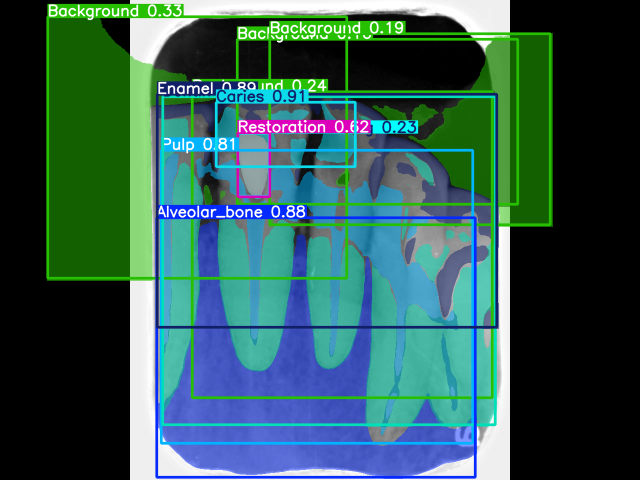
#> input picture v4.42/runs/segment/predict/caries-0.6741573-260-760_1_2022052768.png, 1280 x 960 px, found by its file name (shown at 1/2 size)
$ jupyter execute --allow-errors 'Dental Caries.ipynb'
#> lines starting #> are read from the running program, lines starting #| are printed output that depends on the picture
# 預測caries

模型完整樣子

[cell 1]
from ultralytics import YOLO
import os
import cv2

# 設定模型的權重檔路徑
model_path = 'dentistry_yolov9e-seg_all_20240815_4.34.pt'

# 設定推理圖像的資料夾路徑
image_folder = 'data/pic/origin'

# 載入 YOLO 模型
#> (the rest of this cell did not finish here and is left out)

[cell 2]
from ultralytics import YOLO
import os
import cv2
import numpy as np
import matplotlib.pyplot as plt  # 載入 matplotlib

# 設定模型的權重檔路徑
model_path = 'dentistry_yolov9e-seg_all_20240815_4.34.pt'

# 設定推理圖像的資料夾路徑
image_folder = 'data/pic/origin'

# 載入 YOLO 模型
#> (the rest of this cell did not finish here and is left out)

[cell 3]
import matplotlib.pyplot as plt
def show_img_by_path(img_path):
    test_img=cv2.cvtColor(cv2.imread(img_path),cv2.COLOR_BGR2RGB)
    plt.imshow(test_img)
    plt.show()
show_img_by_path('data/pic/runs/segment/predict2/caries-0.6741573-260-760_1_2022052768.png')

[cell 4]
# 查看模型標籤
from ultralytics import YOLO

# 載入 YOLOv8 模型
model_path = 'dentistry_yolov9e-seg_all_20240815_4.34.pt'
#> (the rest of this cell did not finish here and is left out)

標記蛀牙位置

[cell 5]
from ultralytics import YOLO
import os
import cv2  # 載入 OpenCV 用於圖像處理
import numpy as np  # 載入 NumPy 用於數據處理

# 設定模型的權重檔路徑
model_path = 'dentistry_yolov9e-seg_all_20240815_4.34.pt'

# 設定推理圖像的資料夾路徑
image_folder = 'data/pic/origin'
# 載入 YOLO 模型
#> (the rest of this cell did not finish here and is left out)

[cell 6]
show_img_by_path('data/pic/result\caries-0.6741573-260-760_1_2022052768.png')

[cell 7]
from ultralytics import YOLO
import os
import cv2
import numpy as np

# 設定模型的權重檔路徑
model_path = 'dentistry_yolov9e-seg_all_20240815_4.34.pt'

# 設定推理圖像的資料夾路徑
image_folder = 'data/pic/origin'
#> (the rest of this cell did not finish here and is left out)

[cell 8]
import os
import cv2

# 定義資料夾路徑
folder1 = 'data/pic/origin'
folder2 = 'data/pic/result'
folder3 = 'data/pic/color'
output_folder = 'data/pic/output1'

# 檢查並創建輸出資料夾
if not os.path.exists(output_folder):
    os.makedirs(output_folder)

# 獲取資料夾中的圖片名稱列表
image_filenames = os.listdir(folder1)

for filename in image_filenames:
    img_path1 = os.path.join(folder1, filename)  # 原圖
    img_path2 = os.path.join(folder2, filename)  # 結果檔案
    img_path3 = os.path.join(folder3, filename)  # 其他檔案

    # 印出檔案路徑以進行調試
    print(f"正在讀取檔案: {img_path1}, {img_path2}, {img_path3}")

    img1 = cv2.imread(img_path1)
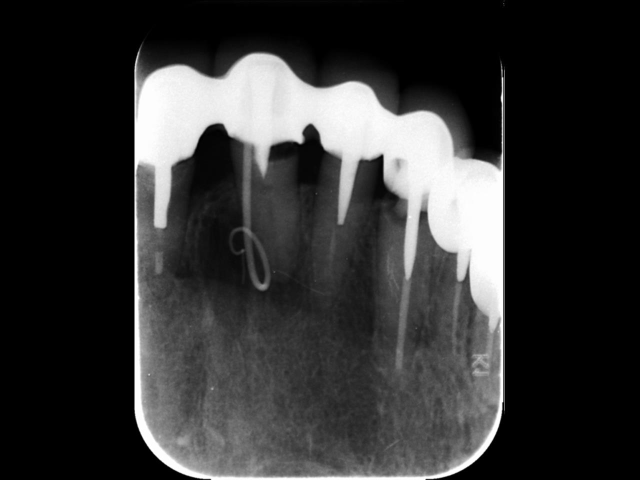
#> input picture v4.42/origin/caries-0.8355091-269-741_1_2022060118.png, 1280 x 960 px, found by its file name (shown at 1/2 size)
#> img1 is the input picture: shape (960, 1280, 3); min 0, max 255, mean 52.8
    img2 = cv2.imread(img_path2) if os.path.exists(img_path2) else None
    img3 = cv2.imread(img_path3) if os.path.exists(img_path3) else None

    if img1 is None or img2 is None or img3 is None:
        print(f"無法讀取檔案: {filename}. 跳過此檔案。")
        continue

    height, width = img1.shape[:2]
#> height = 960; width = 1280
    img2 = cv2.resize(img2, (width, height)) if img2 is not None else img2
    img3 = cv2.resize(img3, (width, height)) if img3 is not None else img3

    # 將三張圖片水平拼接
    combined_img = cv2.hconcat([img for img in [img1, img2, img3] if img is not None])
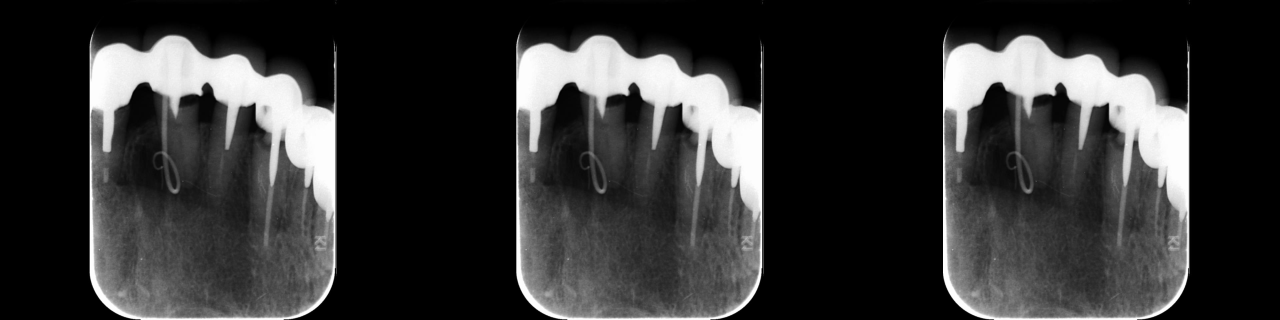
#> combined_img: shape (960, 3840, 3) (shown at 1/3 size); min 0, max 255, mean 52.8

    output_path = os.path.join(output_folder, filename)
    cv2.imwrite(output_path, combined_img)
#> pass 2 of the loop `for filename in image_filenames:`:
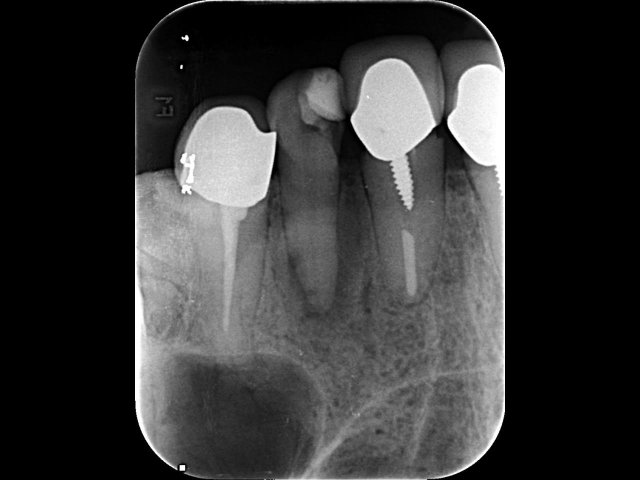
#> input picture v4.42/origin/caries-0.8510638-270-740_1_2022030436.png, 1280 x 960 px, found by its file name (shown at 1/2 size)
#> img1 is the input picture: shape (960, 1280, 3); min 0, max 255, mean 55.1
#> `combined_img = cv2.hconcat([img for img in [img1, img2, img3] if img i..`:
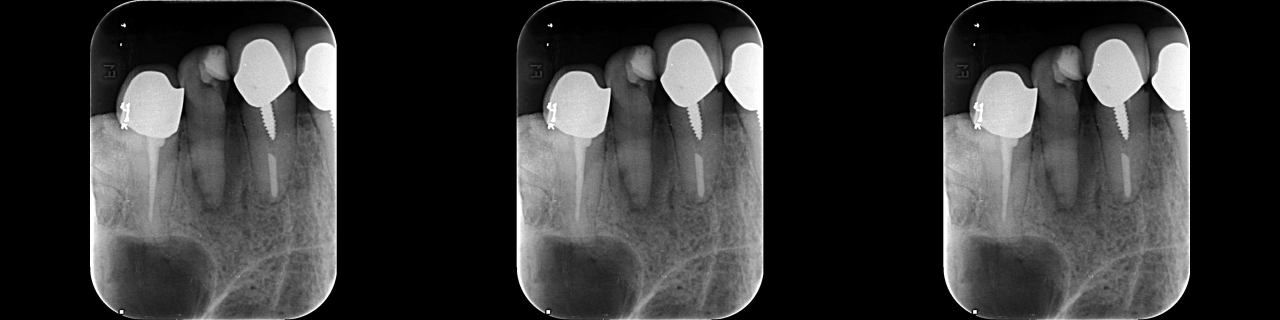
#> combined_img: shape (960, 3840, 3) (shown at 1/3 size); min 0, max 255, mean 55.1
#> pass 3 of the loop `for filename in image_filenames:`:
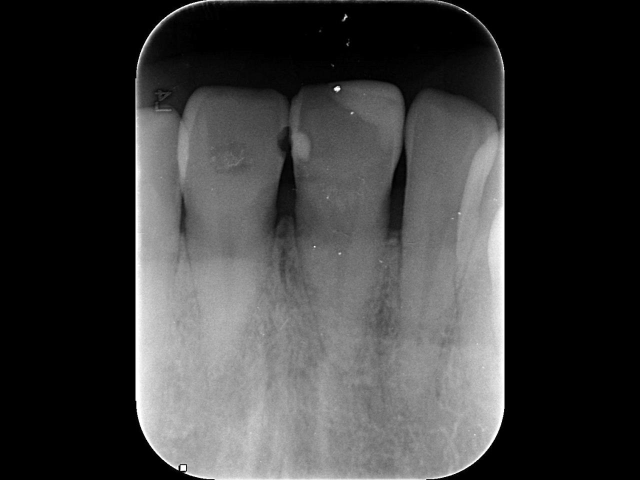
#> input picture v4.42/origin/caries-0.8510638-271-738_1_202206100103.png, 1280 x 960 px, found by its file name (shown at 1/2 size)
#> img1 is the input picture: shape (960, 1280, 3); min 0, max 255, mean 60.5
#> `combined_img = cv2.hconcat([img for img in [img1, img2, img3] if img i..`:
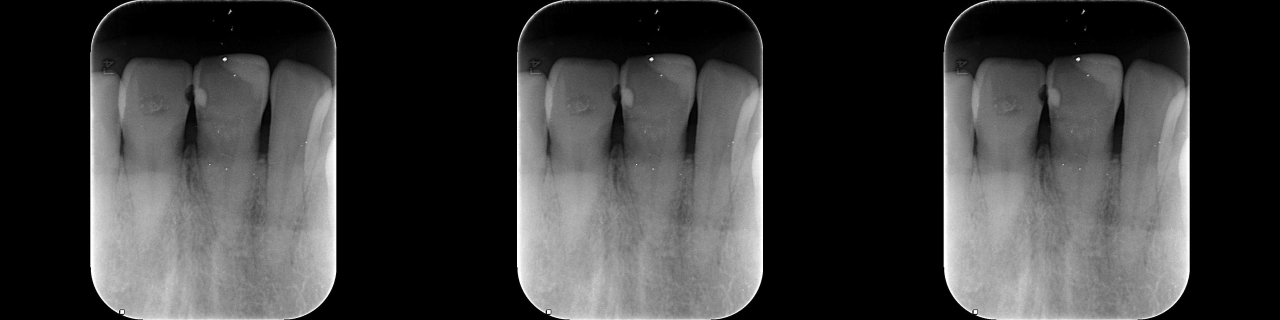
#> combined_img: shape (960, 3840, 3) (shown at 1/3 size); min 0, max 255, mean 60.5

print("圖片拼接完成，已保存到:", output_folder)

[cell 9]
show_img_by_path('data/pic/output1/caries-0.6741573-260-760_1_2022052768.png')

# 統計
查看正確率
利用 混淆矩陣來表示

[cell 10]
import cv2
import numpy as np
from sklearn.metrics import confusion_matrix, accuracy_score, precision_score, recall_score, f1_score
import glob
import os
import matplotlib.pyplot as plt
import matplotlib
import seaborn as sns
from concurrent.futures import ThreadPoolExecutor

# 圖片所在的資料夾路徑
images_path = "data/pic/output1/*.png"  # 根據實際資料夾位置和檔案格式修改

# 初始化結果列表
all_ground_truth = []
all_predictions = []

# 每張圖片的寬度分佈比，例如圖片分為三個區域 (1/3 左邊，1/3 中間，1/3 右邊)
split_ratio = [1/3, 1/3, 1/3]

def process_image(image_file):
    try:
        # 確保檔案是否可讀取
        if not os.access(image_file, os.R_OK):
            print(f"無法存取圖片：{image_file}")
            return None, None

        # 讀取圖片
        image = cv2.imread(image_file, cv2.IMREAD_GRAYSCALE)
        if image is None:
            print(f"無法讀取圖片：{image_file}")
            return None, None

        # 計算每個區域的寬度
        h, w = image.shape
        width_raw = int(w * split_ratio[0])
        width_predict = int(w * split_ratio[1])

        # 分割圖片
        predicted_image = image[:, width_raw:width_raw + width_predict]
        ground_truth_image = image[:, width_raw + width_predict:]

        # 二值化處理（假設蛀牙區域為亮區）
        _, pred_binary = cv2.threshold(predicted_image, 127, 1, cv2.THRESH_BINARY)
        _, gt_binary = cv2.threshold(ground_truth_image, 127, 1, cv2.THRESH_BINARY)

        # 展開成一維數組
        pred_flat = pred_binary.flatten()
        gt_flat = gt_binary.flatten()

        return gt_flat, pred_flat

    except Exception as e:
        print(f"處理圖片 {image_file} 時發生錯誤：{e}")
        return None, None

# 使用 ThreadPoolExecutor 進行並行處理
with ThreadPoolExecutor() as executor:
    futures = [executor.submit(process_image, image_file) for image_file in glob.glob(images_path)]

    for future in futures:
        gt, pred = future.result()
        if gt is not None and pred is not None:
            all_ground_truth.extend(gt)
            all_predictions.extend(pred)

# 計算混淆矩陣和其他統計數據
cm = confusion_matrix(all_ground_truth, all_predictions)
accuracy = accuracy_score(all_ground_truth, all_predictions)
precision = precision_score(all_ground_truth, all_predictions)
recall = recall_score(all_ground_truth, all_predictions)
f1 = f1_score(all_ground_truth, all_predictions)

# 顯示結果
print("混淆矩陣:")
print(cm)
print(f"準確率 (Accuracy): {accuracy:.4f}")
print(f"精確率 (Precision): {precision:.4f}")
print(f"召回率 (Recall): {recall:.4f}")
print(f"F1 分數 (F1 Score): {f1:.4f}")

# 設定支持中文的字型
matplotlib.rcParams['font.sans-serif'] = ['Microsoft YaHei']
matplotlib.rcParams['axes.unicode_minus'] = False  # 正常顯示負號

# 畫出混淆矩陣
plt.figure(figsize=(8, 6))
#> (the rest of this cell did not finish here and is left out)
